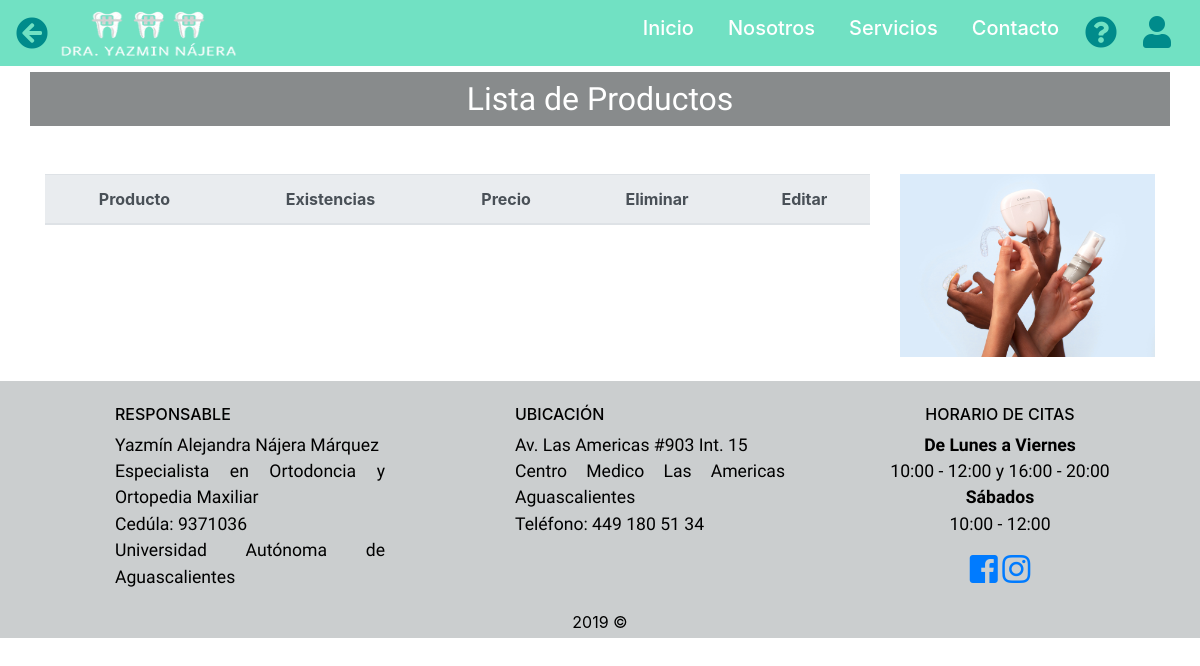
The page /InventarioVer.php on the database as committed earlier.
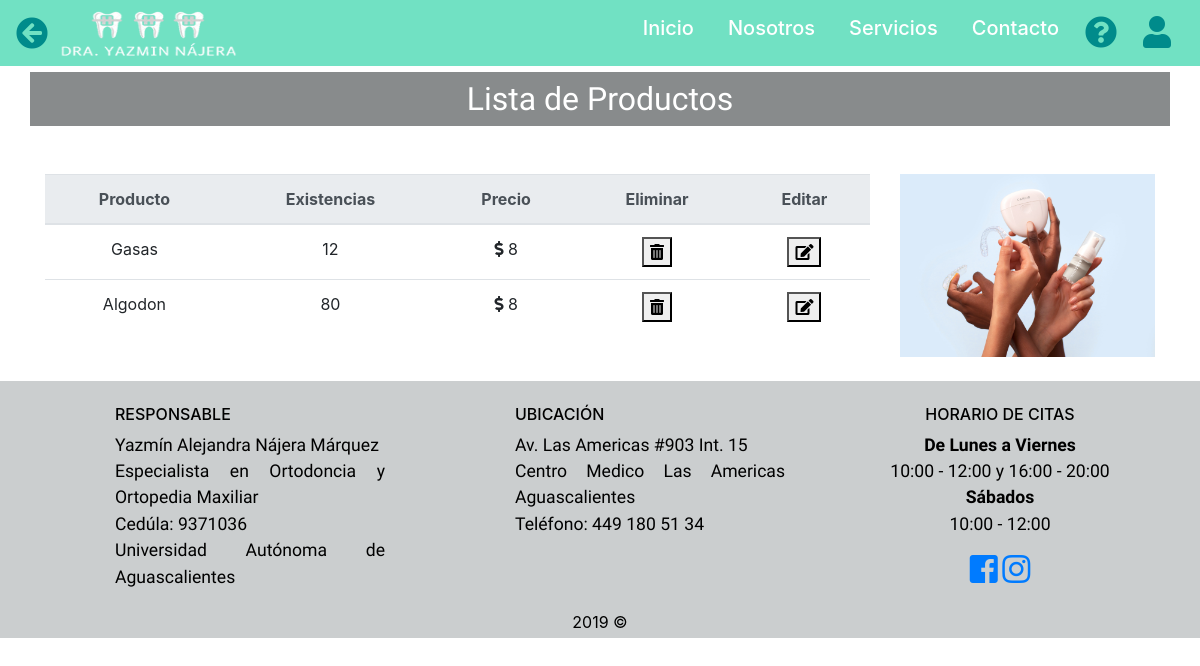
The same page on the database as committed later.
### tables this page shows
CREATE TABLE `producto` (
  `idProducto` int(11) NOT NULL,
  `nombre` varchar(45) DEFAULT NULL,
  `precio` float DEFAULT NULL,
  `existencia` int(11) DEFAULT NULL,
  `Usuario_idUsuario` int(11) NOT NULL,
  `fecha` datetime NOT NULL,
  `activo` varchar(1) NOT NULL
);

### InventarioVer.php (the view, shortened to what this page needs)
<!DOCTYPE html>
<html lang="en">
<head>
    <link rel="stylesheet" href="css/bootstrap.min.css">
    <link href="https://use.fontawesome.com/releases/v5.0.6/css/all.css" rel="stylesheet"/>
    <link rel="stylesheet" href="css/style.css">
    <?php include("navbar.php"); ?>
    <br>
</head>
<body>
<div class="container" id="registro">
    <div class="row">
        <div class="col-12" id="barra_servicio" width=100%>
            <A class="h2 align-middle text-center" name="servicios" id="servicio">Lista de Productos</A>
        </div>
    </div>
    <br>
    <br>
    <div class="row">
        <div class="table-responsive col-9">
            <table class="table table-hover">
                <thead class="thead-light">
                    <tr>
                        <th scope="col">Producto</th>
                        <th scope="col">Existencias</th>
                        <th scope="col">Precio</th>
                        <th scope="col">Eliminar</th>
                        <th scope="col">Editar</th>
                    </tr>
                </thead>
                <tbody class="buscar" style="padding-top: 40px; width:100%;">
                <?php
                    include ('Conexion.php');
                    $instruccion = "SELECT a.idProducto,a.nombre,a.precio,a.existencia,a.fecha,a.activo,b.nombre as nombreUsuario FROM producto a, usuario b where a.Usuario_idUsuario=b.idUsuario";
                    if(! $resultado = $conexion -> query($instruccion)){
                        echo "Ha sucedido un problema ... ";
                        exit();
                    }
                    while ($act = $resultado -> fetch_assoc()){
                        if( $act['activo']=='1'){
                            $nombre = $act['nombre'];
                            $precio = $act['precio'];
                            $existencia = $act['existencia'];
                            echo'
                            <tr>
                                <td>' .$nombre.'</td>
                                <td>' .$existencia.'</td>
                                <td><i class="fas fa-dollar-sign"></i>   ' .$precio.'</td>
                                <td>'
                ?>
                                <form id="miFormulario1" action="InventarioBorrar.php" method="post">
                                    <button onclick=submit title="Borrar"><i class="fas fa-trash-alt"></i></button>
                                </form>
                <?php
                echo'
                                </td>
                                <td>'
                ?>
                                <form id="miFormulario2" action="InventarioEditar.php" method="post">
                                    <button onclick=submit title="Editar"><i class="fas fa-edit"></i></button>
                                </form>
                <?php
                echo'
                                </td>
                            </tr>';
                        }
                    }
                ?>
                </tbody>
            </table>
        </div>
        <div class="col-3" >
        <img src="img/material.jpg" alt="Material" width=100%>
        </div>
    </div>
</div>
<br>
</body>
</html>
<?php include("footer.php"); ?>

Rows that differ between the two databases and show on the page:
added producto: nombre "Gasas", existencia "12", precio "8"
added producto: nombre "Algodon", existencia "80", precio "8"
